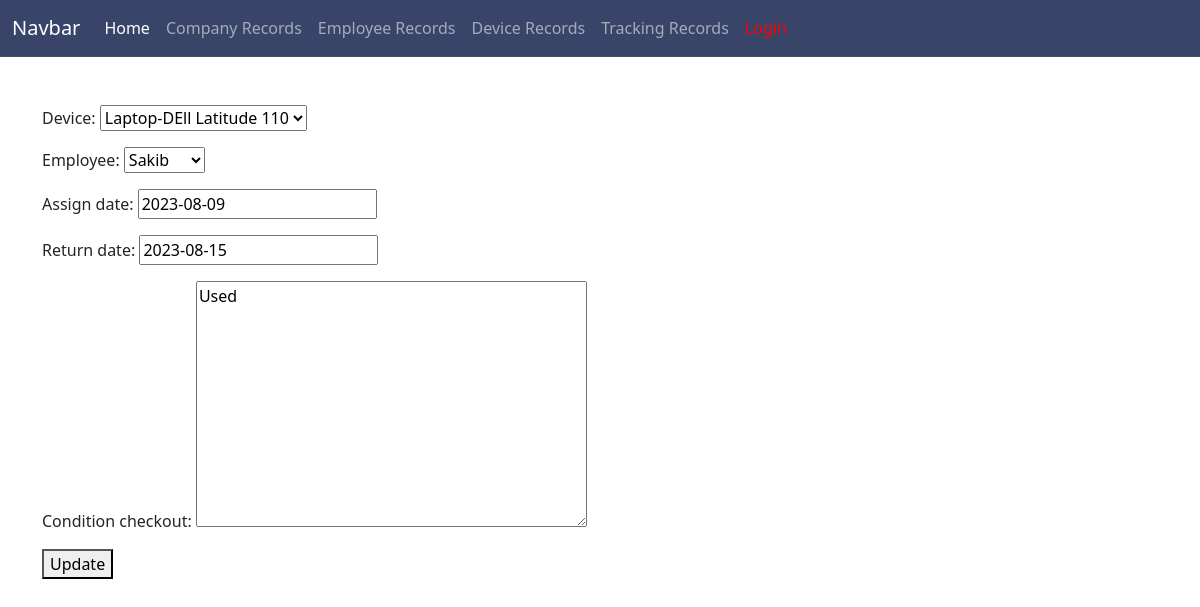
The app's page /Myapp/update/3/ with its own data.
### Assets_tracker/models.py (models this page shows, shortened)
class Tracking(models.Model):
    device = models.ForeignKey(Device,on_delete=models.CASCADE, related_name='assigned_tracking_records')
    employee = models.ForeignKey(Employee,on_delete=models.CASCADE, related_name='received_tracking_records')
    assign_date = models.DateField(default=now)
    return_date = models.DateField(null=True,blank=True)
    condition_checkout = models.TextField(null=True,blank=True)

### Assets_tracker/views.py (the view)
# urls.py: path('update/<int:id>/',update_view,name='update_view'),
def update_view(request, id):
    obj = get_object_or_404(Tracking, id = id)
    form = TrackingForm(request.POST or None, instance = obj)
    if form.is_valid():
        form.save()
        return HttpResponseRedirect("/Myapp")
    context ={"form":form}
    return render(request, "Assets_tracker/updateview.html", context)

### Assets_tracker/forms.py
class TrackingForm(forms.ModelForm):
    class Meta:
        model = Tracking
        fields = '__all__'

### Assets_tracker/models.py (called while the page is built)
    def __str__(self):
        return self.e_name

    def __str__(self):
        return f"{self.type}-{self.serial_number}"

### templates/Assets_tracker/updateview.html (shortened to what this page needs)
{% include 'common_code/header.html' %}
{% block content %}
<div class="container">
    <div class="col-md-6">
        <form action="" method="post">
            {{form.as_p}}
            <button type="submit">Update</button>
        </form>
    </div>
</div>
{% endblock content %}

### records on screen
Tracking: device "Laptop-DEll Latitude 110", employee "Sakib", assign_date "2023-08-09", return_date "2023-08-15", condition_checkout "Used"
